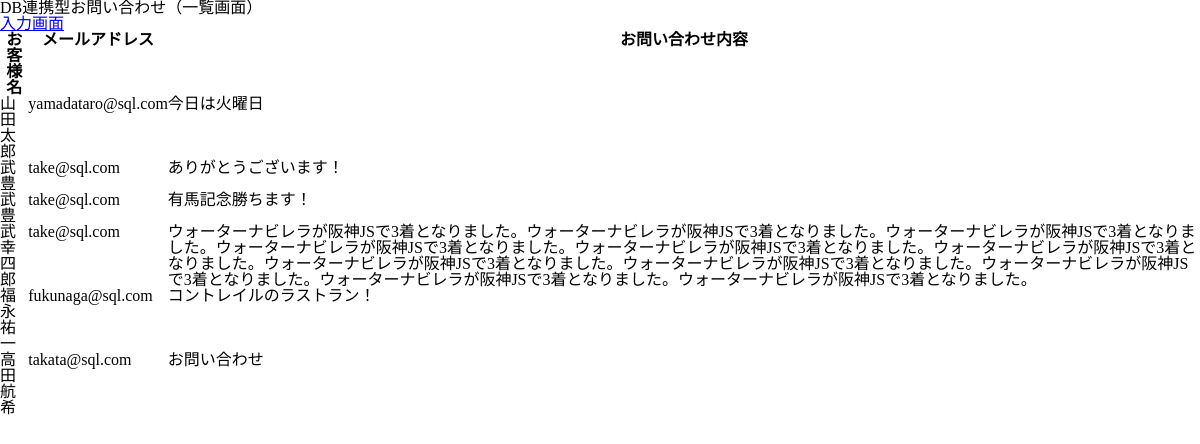
The page /select.php on the database its author committed.
### tables this page shows
CREATE TABLE `form_table` (
  `id` int(11) NOT NULL,
  `form_name` varchar(128) NOT NULL,
  `form_email` varchar(128) NOT NULL,
  `form_text` text NOT NULL,
  `created_at` datetime NOT NULL,
  `updated_at` datetime NOT NULL
);

### select.php (the view, shortened to what this page needs)
<?php
$dbn = 'mysql:dbname=moetness_test;charset=utf8mb4;port=3306;host=localhost';
$user = 'root';
$pwd = '';
try {
    $pdo = new PDO($dbn, $user, $pwd);
} catch (PDOException $e) {
    echo json_encode(["db error" => "{$e->getMessage()}"]);
    exit();
}
$sql = 'SELECT * FROM form_table ORDER BY id ASC';
$stmt = $pdo->prepare($sql);
try {
    $status = $stmt->execute();
} catch (PDOException $e) {
    echo json_encode(["sql error" => "{$e->getMessage()}"]);
    exit();
}
$result = $stmt->fetchAll(PDO::FETCH_ASSOC);
$output = "";
foreach ($result as $record) {
    $output .= "
    <tr>
      <td>{$record["form_name"]}</td>
      <td>{$record["form_email"]}</td>
      <td>{$record["form_text"]}</td>
    </tr>
  ";
}
?>
<!DOCTYPE html>
<html lang="ja">
<head>
    <link rel="stylesheet" href="./css/reset.css">
</head>
<body>
    <fieldset>
        <legend>DB連携型お問い合わせ（一覧画面）</legend>
        <a href="form.php">入力画面</a>
        <table border="1">
            <thead>
                <tr>
                    <th>お客様名</th>
                    <th>メールアドレス</th>
                    <th>お問い合わせ内容</th>
                </tr>
            </thead>
            <tbody>
                <?= $output ?>
            </tbody>
        </table>
    </fieldset>
</body>
</html>

### rows shown on the page
form_table: form_name "山田太郎", form_email "yamadataro@sql.com", form_text "今日は火曜日"
form_table: form_name "武豊", form_email "take@sql.com", form_text "ありがとうございます！"
form_table: form_name "武豊", form_email "take@sql.com", form_text "有馬記念勝ちます！"
form_table: form_name "武幸四郎", form_email "take@sql.com", form_text "ウォーターナビレラが阪神JSで3着となりました。ウォーターナビレラが阪神JSで3着となりました。ウォーターナビレラが阪神JSで3着となりました。ウォーターナビレラが阪神JSで3着となりました。ウォーターナビレラが阪神JSで3着となりました。ウォーターナビレラが阪神JSで3着となりました。ウォーターナビレラが阪神JSで3着となりました。ウォーターナビレラが阪神JSで3着となりました。ウォーターナビレラが阪神JSで3着となりました。ウォーターナビレラが阪神JSで3着となりました。ウォーターナビレラが阪神JSで3着となりました。"
form_table: form_name "福永祐一", form_email "fukunaga@sql.com", form_text "コントレイルのラストラン！"
form_table: form_name "高田航希", form_email "takata@sql.com", form_text "お問い合わせ"
